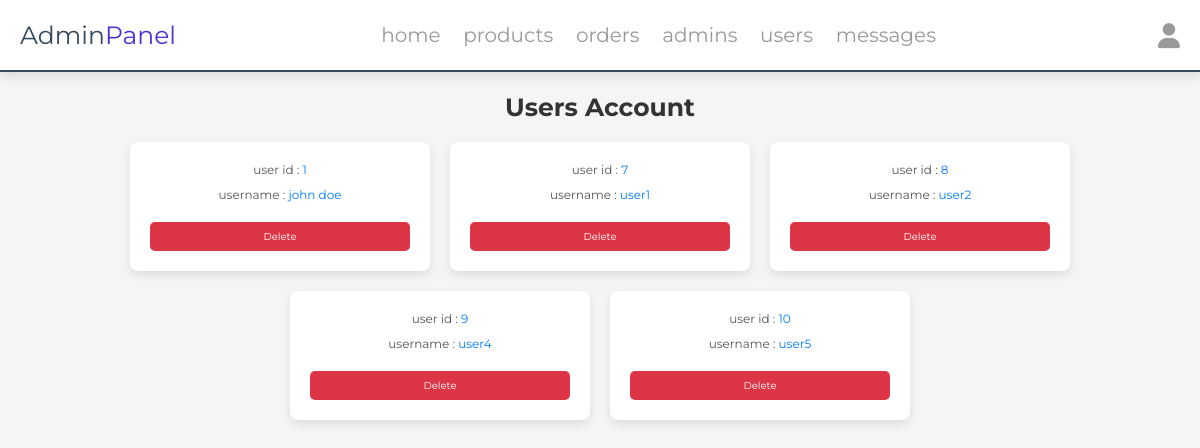
The app's page /admin/users_accounts.php (signed in) with its own data.
### tables this page shows
CREATE TABLE `users` (
  `ID` int(100) NOT NULL,
  `name` varchar(20) NOT NULL,
  `email` varchar(50) NOT NULL,
  `number` int(10) NOT NULL,
  `password` varchar(50) NOT NULL,
  `address` varchar(500) NOT NULL
);

### admin/users_accounts.php (the view, shortened to what this page needs)
<?php
include  '../INCLUDES/connect.php';
?>
<!DOCTYPE html>
<html lang="en">
<head>
   <link rel="stylesheet" href="https://cdnjs.cloudflare.com/ajax/libs/font-awesome/6.1.1/css/all.min.css">
   <link rel="stylesheet" href="../css/admin_style.css">
</head>
<body>
<?php include '../INCLUDES/admin_header.php' ?>
<section class="accounts">
   <h1 class="heading">users account</h1>
   <div class="box-container">
   <?php
      $select_account = $conn->prepare("SELECT * FROM `users`");
      $select_account->execute();
      if($select_account->rowCount() > 0){
         while($fetch_accounts = $select_account->fetch(PDO::FETCH_ASSOC)){
   ?>
   <div class="box">
      <p> user id : <span><?= $fetch_accounts['ID']; ?></span> </p>
      <p> username : <span><?= $fetch_accounts['name']; ?></span> </p>
      <a href="users_accounts.php?delete=<?= $fetch_accounts['ID']; ?>" class="delete-btn" onclick="return confirm('delete this account?');">delete</a>
   </div>
   <?php
      }
   }else{
      echo '<p class="empty">no accounts available</p>';
   }
   ?>
   </div>
</section>
</body>
</html>

### css/admin_style.css (style rules this page uses)
:root { --main-color:#4834d4; --red:#e74c3c; --orange:#f39c12; --black:#34495e; --white:#fff; --light-bg:#f5f5f5; --light-color:#999; --border:.2rem solid var(--black); --box-shadow:0 .5rem 1rem rgba(0,0,0,.1); }
* { font-family: 'Montserrat', sans-serif; margin:0; padding:0; box-sizing: border-box; text-decoration: none; outline: none; border:none; }
html { font-size: 62.5%; overflow-x: hidden; }
body { background-color: var(--light-bg); }
section { max-width: 1200px; margin:0 auto; padding:2rem; }
.btn, .delete-btn, .option-btn { display: block; margin-top: 1rem; border-radius: .5rem; cursor: pointer; width: 100%; font-size: 1.8rem; color:var(--white); padding:1.2rem 3rem; text-transform: capitalize; text-align: center; }
.delete-btn { background-color: var(--red); }
.heading { text-align: center; margin-bottom: 2rem; text-transform: capitalize; color:var(--black); font-size: 3rem; }
.accounts { width: 100%; padding: 20px; text-align: center; }
.accounts .heading { font-size: 2.5rem; color: #333; margin-bottom: 20px; }
.accounts .box-container { display: flex; flex-wrap: wrap; justify-content: center; gap: 20px; }
.accounts .box { background-color: #fff; border-radius: 8px; box-shadow: 0 4px 10px rgba(0, 0, 0, 0.1); padding: 20px; transition: transform 0.3s ease; width: 300px; }
.accounts .box p { font-size: 1.2rem; color: #555; margin-bottom: 10px; }
.accounts .box p span { color: #007bff; }
.accounts .box .delete-btn { display: inline-block; padding: 8px 16px; background-color: #dc3545; color: #fff; border: none; border-radius: 5px; cursor: pointer; transition: background-color 0.3s ease; text-decoration: none; font-size: 1rem; }

### records on screen
users: ID "1", name "john doe"
users: ID "7", name "user1"
users: ID "8", name "user2"
users: ID "9", name "user4"
users: ID "10", name "user5"
